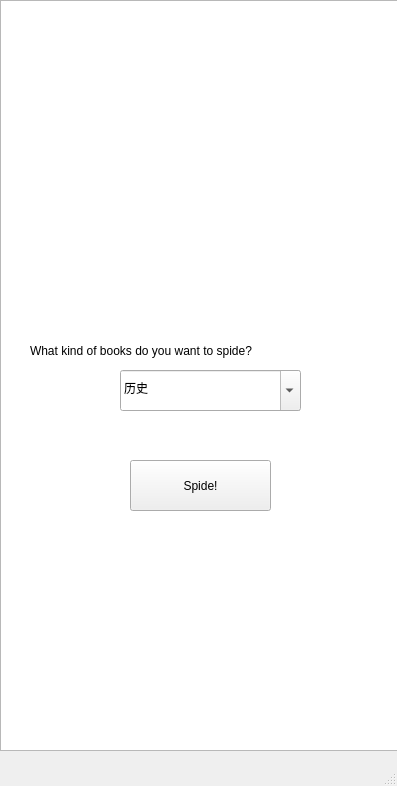
<?xml version="1.0" encoding="UTF-8"?>
<ui version="4.0">
 <class>MainWindow</class>
 <widget class="QMainWindow" name="MainWindow">
  <property name="geometry">
   <rect>
    <x>0</x>
    <y>0</y>
    <width>397</width>
    <height>786</height>
   </rect>
  </property>
  <property name="windowTitle">
   <string>Let's Spide!</string>
  </property>
  <widget class="QWidget" name="centralwidget">
   <widget class="QPushButton" name="pushButton">
    <property name="geometry">
     <rect>
      <x>130</x>
      <y>460</y>
      <width>141</width>
      <height>51</height>
     </rect>
    </property>
    <property name="text">
     <string>Spide!</string>
    </property>
   </widget>
   <widget class="QComboBox" name="comboBox">
    <property name="geometry">
     <rect>
      <x>120</x>
      <y>370</y>
      <width>181</width>
      <height>41</height>
     </rect>
    </property>
    <property name="editable">
     <bool>true</bool>
    </property>
    <item>
     <property name="text">
      <string>历史</string>
     </property>
    </item>
    <item>
     <property name="text">
      <string>小说</string>
     </property>
    </item>
   </widget>
   <widget class="QLabel" name="label">
    <property name="geometry">
     <rect>
      <x>30</x>
      <y>330</y>
      <width>321</width>
      <height>41</height>
     </rect>
    </property>
    <property name="text">
     <string>What kind of books do you want to spide?</string>
    </property>
   </widget>
   <widget class="QGraphicsView" name="graphicsView">
    <property name="geometry">
     <rect>
      <x>0</x>
      <y>0</y>
      <width>401</width>
      <height>751</height>
     </rect>
    </property>
   </widget>
   <zorder>graphicsView</zorder>
   <zorder>pushButton</zorder>
   <zorder>comboBox</zorder>
   <zorder>label</zorder>
  </widget>
  <widget class="QMenuBar" name="menubar">
   <property name="geometry">
    <rect>
     <x>0</x>
     <y>0</y>
     <width>397</width>
     <height>26</height>
    </rect>
   </property>
  </widget>
  <widget class="QStatusBar" name="statusbar"/>
 </widget>
 <resources/>
 <connections/>
</ui>
